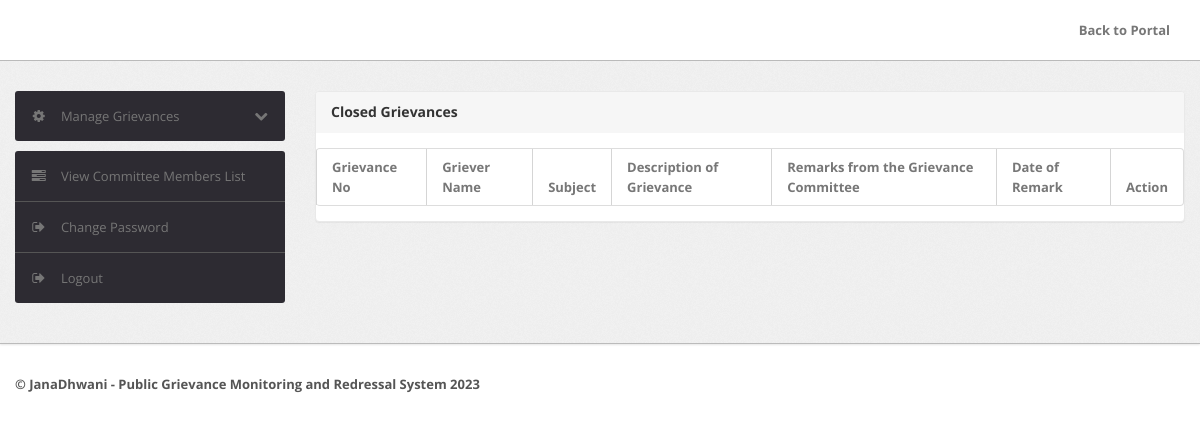
Before: /member/closed-grievances.php (signed in) with the older database file.
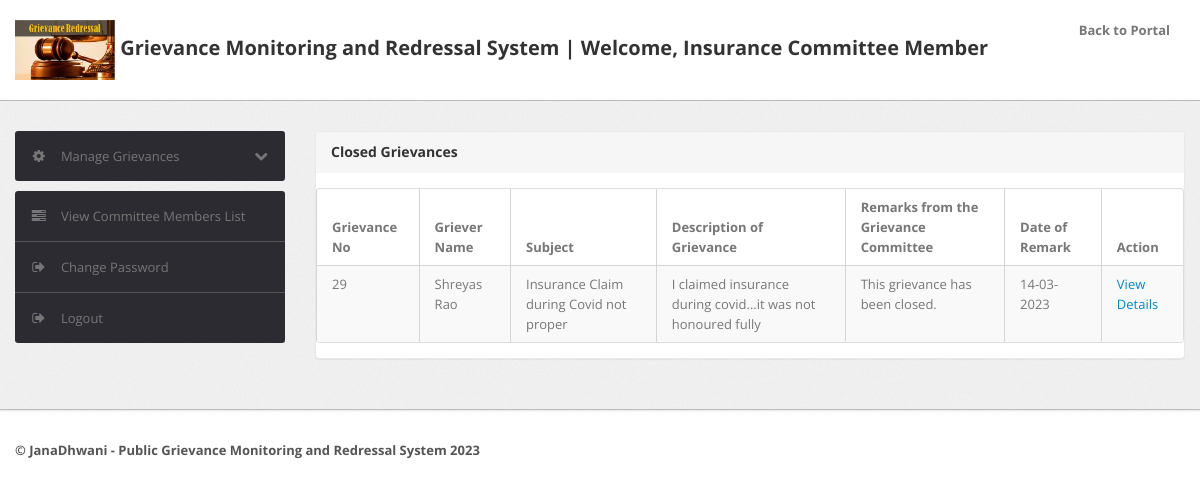
After: the same page with the newer database file.
### tables this page shows
CREATE TABLE `committee` (
  `id` int(11) NOT NULL,
  `committeeName` varchar(255) NOT NULL,
  `committeeDescription` tinytext NOT NULL,
  `loginName` varchar(255) NOT NULL,
  `password` varchar(255) NOT NULL,
  `email` varchar(255) DEFAULT NULL,
  `mobile` bigint(11) DEFAULT NULL,
  `postingDate` timestamp NOT NULL DEFAULT current_timestamp(),
  `updationDate` varchar(255) NOT NULL
);

CREATE TABLE `tblcomplaints` (
  `complaintNumber` int(11) NOT NULL,
  `userId` int(11) NOT NULL,
  `category` int(11) NOT NULL,
  `subject` varchar(2000) NOT NULL,
  `description` mediumtext NOT NULL,
  `file` varchar(255) DEFAULT NULL,
  `status` varchar(50) DEFAULT 'unprocessed',
  `regDate` timestamp NOT NULL DEFAULT current_timestamp(),
  `lastUpdationDate` timestamp NOT NULL DEFAULT '0000-00-00 00:00:00' ON UPDATE current_timestamp(),
  `remarks` varchar(1000) NOT NULL
);

CREATE TABLE `users` (
  `id` int(11) NOT NULL,
  `fullName` varchar(255) DEFAULT NULL,
  `userEmail` varchar(255) DEFAULT NULL,
  `password` varchar(255) DEFAULT NULL,
  `contactNo` bigint(11) DEFAULT NULL,
  `gender` varchar(10) NOT NULL,
  `address` varchar(500) NOT NULL,
  `regDate` timestamp NOT NULL DEFAULT current_timestamp(),
  `updationDate` timestamp NOT NULL DEFAULT current_timestamp() ON UPDATE current_timestamp()
);

CREATE TABLE `complaintremark` (
  `id` int(11) NOT NULL,
  `complaintNumber` int(11) NOT NULL,
  `status` varchar(255) NOT NULL,
  `remark` mediumtext NOT NULL,
  `remarkDate` timestamp NOT NULL DEFAULT current_timestamp()
);

### member/closed-grievances.php (the view, shortened to what this page needs)
<?php
include('include/config.php');
if(strlen($_SESSION['alogin'])==0)
	{
header('location:index.php');
}
else{
?>
<!DOCTYPE html>
<html lang="en">
<head>
	<link type="text/css" href="bootstrap/css/bootstrap.min.css" rel="stylesheet">
	<link type="text/css" href="bootstrap/css/bootstrap-responsive.min.css" rel="stylesheet">
	<link type="text/css" href="css/theme.css" rel="stylesheet">
	<link type="text/css" href="images/icons/css/font-awesome.css" rel="stylesheet">
</head>
<body>
<?php include('include/header.php');?>
	<div class="wrapper">
		<div class="container">
			<div class="row">
<?php include('include/sidebar.php');?>
			<div class="span9">
					<div class="content">
	<div class="module">
							<div class="module-head">
								<h3>Closed Grievances</h3>
							</div>
							<div class="module-body table">
								<table cellpadding="0" cellspacing="0" border="0" class="datatable-1 table table-bordered table-striped	 display" >
									<thead>
										<tr>
											<th>Grievance No</th>
											<th>Griever Name</th>
											<th>Subject</th>
											<th>Description of Grievance</th>
											<th>Remarks from the Grievance Committee</th>
											<th>Date of Remark</th>
											<th>Action</th>
										</tr>
									</thead>
<tbody>
<?php
$query=mysqli_query($bd,"SELECT g.complaintNumber,u.fullName,g.subject,g.description,cr.remarkDate,cr.remark FROM tblcomplaints g,`committee-category-mapping` m, committee com, users u, complaintremark cr where com.id='".$_SESSION['id']."' and m.committeeId=com.id and m.categoryId=g.category and
cr.complaintNumber=g.complaintNumber and u.id = g.userId and g.status ='closed'");
while($row=mysqli_fetch_array($query))
{
	$timestamp = strtotime($row['remarkDate']);
	$remarkDate = date('d-m-Y', $timestamp);
?>
										<tr>
											<td><?php echo htmlentities($row['complaintNumber']);?></td>
											<td><?php echo htmlentities($row['fullName']);?></td>
											<td><?php echo htmlentities($row['subject']);?></td>
											<td><?php echo htmlentities($row['description']);?></td>
											<td><?php echo htmlentities($row['remark']);?></td>
											<td><?php echo htmlentities($remarkDate);?></td>
										<td>   <a href="grievance-details.php?cid=<?php echo htmlentities($row['complaintNumber']);?>"> View Details</a>
											</td>
											</tr>
										<?php  } ?>
										</tbody>
								</table>
							</div>
						</div>
					</div>
				</div>
			</div>
		</div>
	</div>
<?php include('include/footer.php');?>
</body>
<?php } ?>

### member/include/header.php (shortened to what this page needs)
<div class="navbar navbar-fixed-top">
		<div class="navbar-inner">
			<div class="container">
			  	<a class="brand">
			  		<?php $query=mysqli_query($bd,"select * from committee where id='".$_SESSION['id']."'");
				while($row=mysqli_fetch_array($query))
				{
				?>
              	  <img src="http://localhost/gmrs/img/grievance.jpg" width="100" height="100" /> Grievance Monitoring and Redressal System | Welcome, <?php echo htmlentities($row['committeeName']);?> Committee Member
                  <?php } ?>
			  	</a>
			  	<div class="nav-collapse collapse navbar-inverse-collapse">
					<ul class="nav pull-right">
						<li><a href="http://localhost/gmrs/">
						Back to Portal
						</a></li>
					</ul>
				</div>
			</div>
		</div>
	</div>

Changed rows visible on the page:
added committee: committeeName "Insurance"
added tblcomplaints: complaintNumber "29", userId.fullName "Shreyas Rao", subject "Insurance Claim during Covid not proper", description "I claimed insurance during covid...it was not honoured fully", complaintremark.remark "This grievance has been closed.", complaintremark.remarkDate "14-03-2023"
